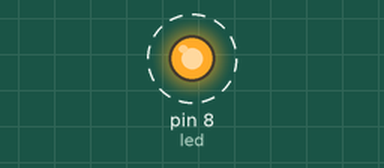
The sketch below on a simulated Arduino Uno, built with avr-gcc and run on an emulated ATmega328P. Shown: output pins drawn as LEDs (lit = HIGH). Dashed ring = blinking.

Above: at 0.03 s.
Timing chart, 0 to 3.0 s (numbered marks = the images above):
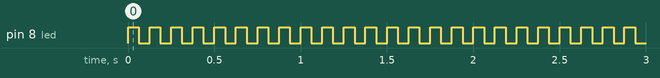

Measured:
- by itself, pin 8 (led): alternates HIGH for 0.06 s and LOW for 0.06 s

The sketch:

blink.ino
```cpp
int led = 8;
float timingFactor = 0.0625;

void setup() {
    pinMode(led, OUTPUT);
}

void loop() {
    digitalWrite(led, HIGH);
    delay(62);
    digitalWrite(led, LOW);
    delay(63);
}
```
